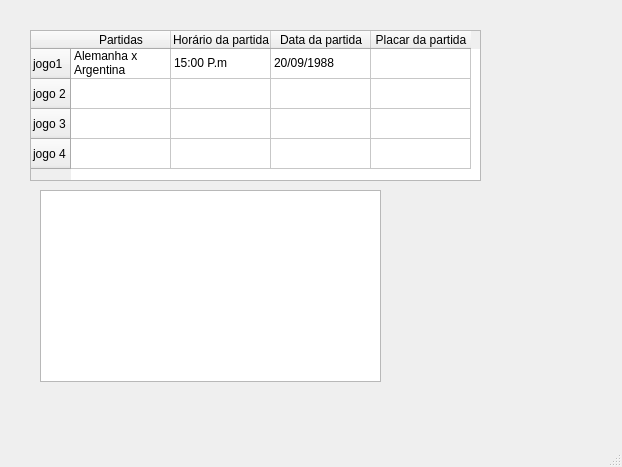
<?xml version="1.0" encoding="UTF-8"?>
<ui version="4.0">
 <class>MainWindow</class>
 <widget class="QMainWindow" name="MainWindow">
  <property name="geometry">
   <rect>
    <x>0</x>
    <y>0</y>
    <width>622</width>
    <height>467</height>
   </rect>
  </property>
  <property name="windowTitle">
   <string>MainWindow</string>
  </property>
  <widget class="QWidget" name="centralwidget">
   <widget class="QTableWidget" name="tableWidget">
    <property name="geometry">
     <rect>
      <x>30</x>
      <y>30</y>
      <width>451</width>
      <height>151</height>
     </rect>
    </property>
    <row>
     <property name="text">
      <string>jogo1</string>
     </property>
    </row>
    <row>
     <property name="text">
      <string>jogo 2</string>
     </property>
    </row>
    <row>
     <property name="text">
      <string>jogo 3</string>
     </property>
    </row>
    <row>
     <property name="text">
      <string>jogo 4</string>
     </property>
    </row>
    <column>
     <property name="text">
      <string>Partidas</string>
     </property>
    </column>
    <column>
     <property name="text">
      <string>Horário da partida</string>
     </property>
    </column>
    <column>
     <property name="text">
      <string>Data da partida</string>
     </property>
    </column>
    <column>
     <property name="text">
      <string>Placar da partida</string>
     </property>
    </column>
    <item row="0" column="0">
     <property name="text">
      <string>Alemanha x Argentina</string>
     </property>
    </item>
    <item row="0" column="1">
     <property name="text">
      <string>15:00 P.m</string>
     </property>
    </item>
    <item row="0" column="2">
     <property name="text">
      <string>20/09/1988</string>
     </property>
    </item>
   </widget>
   <widget class="QTableWidget" name="tableWidget_2">
    <property name="geometry">
     <rect>
      <x>40</x>
      <y>190</y>
      <width>341</width>
      <height>192</height>
     </rect>
    </property>
   </widget>
  </widget>
  <widget class="QMenuBar" name="menubar">
   <property name="geometry">
    <rect>
     <x>0</x>
     <y>0</y>
     <width>622</width>
     <height>22</height>
    </rect>
   </property>
  </widget>
  <widget class="QStatusBar" name="statusbar"/>
 </widget>
 <resources/>
 <connections/>
</ui>
